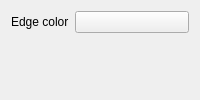
<?xml version="1.0" encoding="UTF-8"?>
<ui version="4.0">
  <class>GreenHexConfig</class>
  <widget class="QWidget" name="GreenHexConfig">
    <layout class="QFormLayout" name="formLayout">
      <item row="0" column="0">
        <widget class="QLabel" name="edgeColorLabel">
          <property name="text">
            <string>Edge color</string>
          </property>
        </widget>
      </item>
      <item row="0" column="1">
        <widget class="KColorButton" name="kcfg_EdgeColor">
          <property name="alphaChannelEnabled">
            <bool>false</bool>
          </property>
        </widget>
      </item>
    </layout>
  </widget>
  <customwidgets>
    <customwidget>
      <class>KColorButton</class>
      <extends>QPushButton</extends>
      <header>kcolorbutton.h</header>
    </customwidget>
  </customwidgets>
  <resources/>
  <connections/>
</ui>
